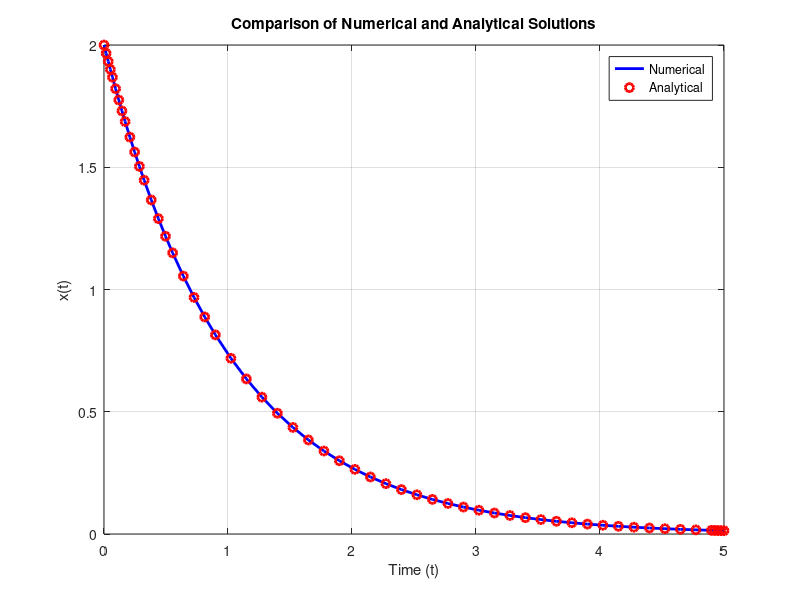
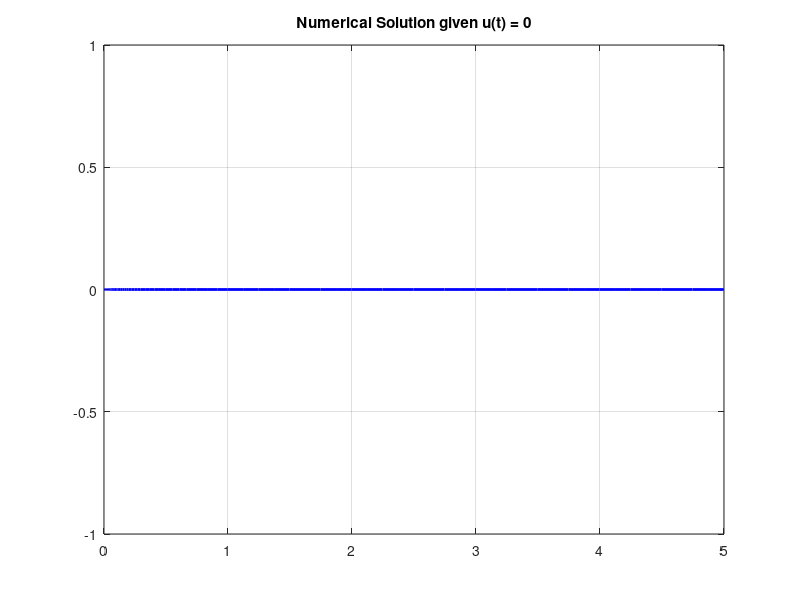
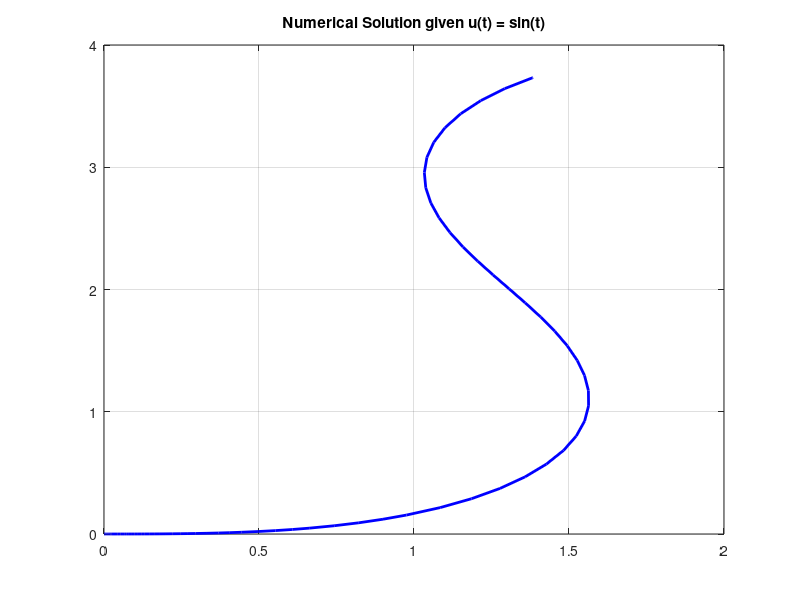

MATLAB code to generate these figures, in order: (Note: this script raises an error after producing the figures.)
%% Problem 2:
close all; clear all; clc;

% ODE function
ode = @(t, x) -x; 
tspan = [0 5]; % t∈[0,5]
x0 = 2; % initial condition

% solve numerically
[t_num, x_num] = ode45(ode, tspan, x0);

% analytical soln
x_a = x0 * exp(-t_num);

figure(1)
plot(t_num, x_num, '-b', 'LineWidth', 2);
hold on;
plot(t_num, x_a, 'or', 'LineWidth', 2)
xlabel('Time (t)'); ylabel('x(t)'); title('Comparison of Numerical and Analytical Solutions');
legend('Numerical', 'Analytical');
grid on;
hold off;

%% Problem 3
% 3.2
ode = @(t,x) [cos(x(3)); sin(x(3)); 0]; % u(t) = 0
x0 = [0; 0; 0]; % initial position & heading angle
[t_num, x_num] = ode45(ode, tspan, x0);

figure(2)
plot(x_num(:,1), x_num(:,2), '-b', 'LineWidth', 2);
grid on; title('Numerical Solution given u(t) = 0');

% 3.3
ode = @(t,x) [cos(x(3)); sin(x(3)); sin(t)]; % u(t) = sin(t)
x0 = [0; 0; 0]; % initial position & heading angle
[t_num, x_num] = ode45(ode, tspan, x0);

figure(3)
plot(x_num(:,1), x_num(:,2), '-b', 'LineWidth', 2);
grid on; title('Numerical Solution given u(t) = sin(t)');

%% Problem 4
syms x
ode = @(t,x) [cos(x(3)); sin(x(3)); u]; % u(t) = k(x)
% if diff(ode) <= 0
%     u = -1;
%     else if diff(ode) > 0
%         u = 1;
%     end
% end

x0 = [0; 0; 0]; % initial position & heading angle
[t_num, x_num] = ode45(ode, tspan, x0);

figure(4)
plot(x_num(:,1), x_num(:,2), '-b', 'LineWidth', 2);
grid on;
